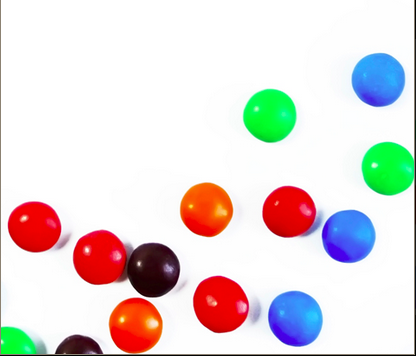
#> input picture computer vision/OpenCV/basics/data/a.png, 416 x 356 px
$ jupyter execute Morphological_Transformations.ipynb
#> lines starting #> are read from the running program, lines starting #| are printed output that depends on the picture; after the words box and inside, x2 and y2 are one past the last pixel; in counts of white or black regions, pixels touching at a corner belong together
[cell 1]
import cv2
import matplotlib.pyplot as plt
import numpy as np
import os
os.chdir('./data/')

<h1>Morphological Transformations<h1>
<h4>working with binary images<h4>

[cell 2]
img = cv2.imread('a.png',0)
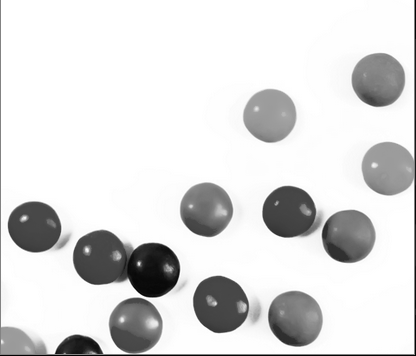
#> img: shape (356, 416); min 2, max 255, mean 220.6

# convert image to binary
_, mask = cv2.threshold(img,220,225,cv2.THRESH_BINARY_INV)
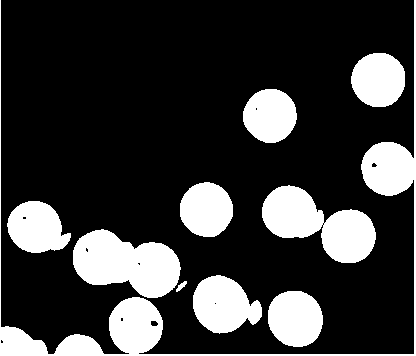
#> mask: shape (356, 416); values 0 (black) and 225 (white), 22% white; 10 white regions, largest, box (x1, y1, x2, y2) and area: (0, 0, 416, 356) 8227, (73, 229, 181, 298) 4953, (262, 185, 376, 263) 4823

kernel = np.ones((5,5),np.uint8)

# image, kernel, iteration
dilation = cv2.dilate(mask,kernel,iterations=2)
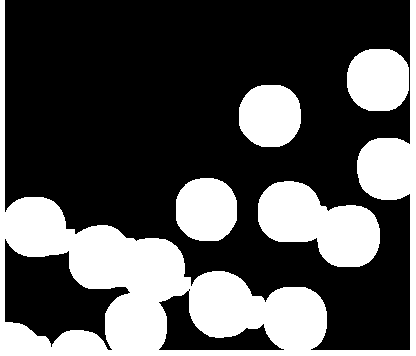
#> dilation: shape (356, 416); values 0 (black) and 225 (white), 32.1% white; 5 white regions, box (x1, y1, x2, y2) and area: (0, 0, 416, 356) 31326, (258, 181, 380, 267) 6571, (347, 49, 409, 111) 3256, (176, 178, 237, 241) 3209, (239, 85, 301, 147) 3192
erosion = cv2.erode(mask,kernel,iterations=2)
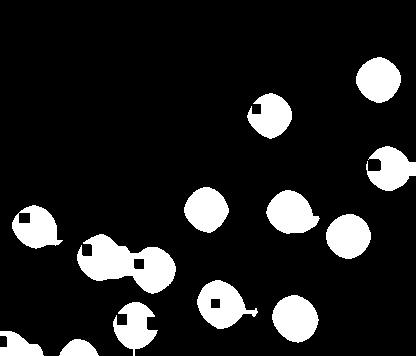
#> erosion: shape (356, 416); values 0 (black) and 225 (white), 13.2% white; 13 white regions, largest, box (x1, y1, x2, y2) and area: (77, 234, 176, 294) 3309, (197, 280, 258, 329) 1692, (272, 295, 319, 343) 1646
opening = cv2.morphologyEx(mask,cv2.MORPH_OPEN,kernel)
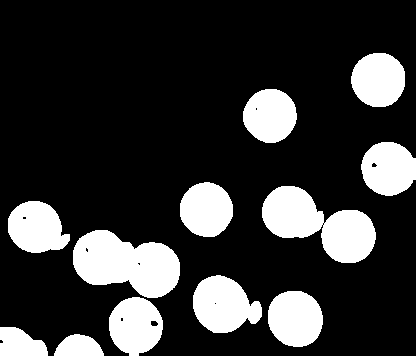
#> opening: shape (356, 416); values 0 (black) and 225 (white), 20.9% white; 12 white regions, largest, box (x1, y1, x2, y2) and area: (73, 230, 180, 298) 4947, (262, 186, 376, 263) 4815, (193, 275, 262, 333) 2801
closing = cv2.morphologyEx(mask,cv2.MORPH_CLOSE,kernel)
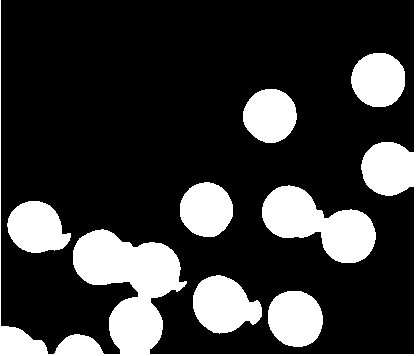
#> closing: shape (356, 416); values 0 (black) and 225 (white), 22.2% white; 8 white regions, largest, box (x1, y1, x2, y2) and area: (0, 0, 416, 356) 13445, (262, 185, 376, 263) 4855, (193, 275, 262, 334) 2822


cv2.imshow('img', img)
cv2.imshow('mask', mask)
cv2.imshow('dilation', dilation)
cv2.imshow('erosion', erosion)
cv2.imshow('opening', opening)
cv2.imshow('closing', closing)

cv2.waitKey(0)
cv2.destroyAllWindows()
